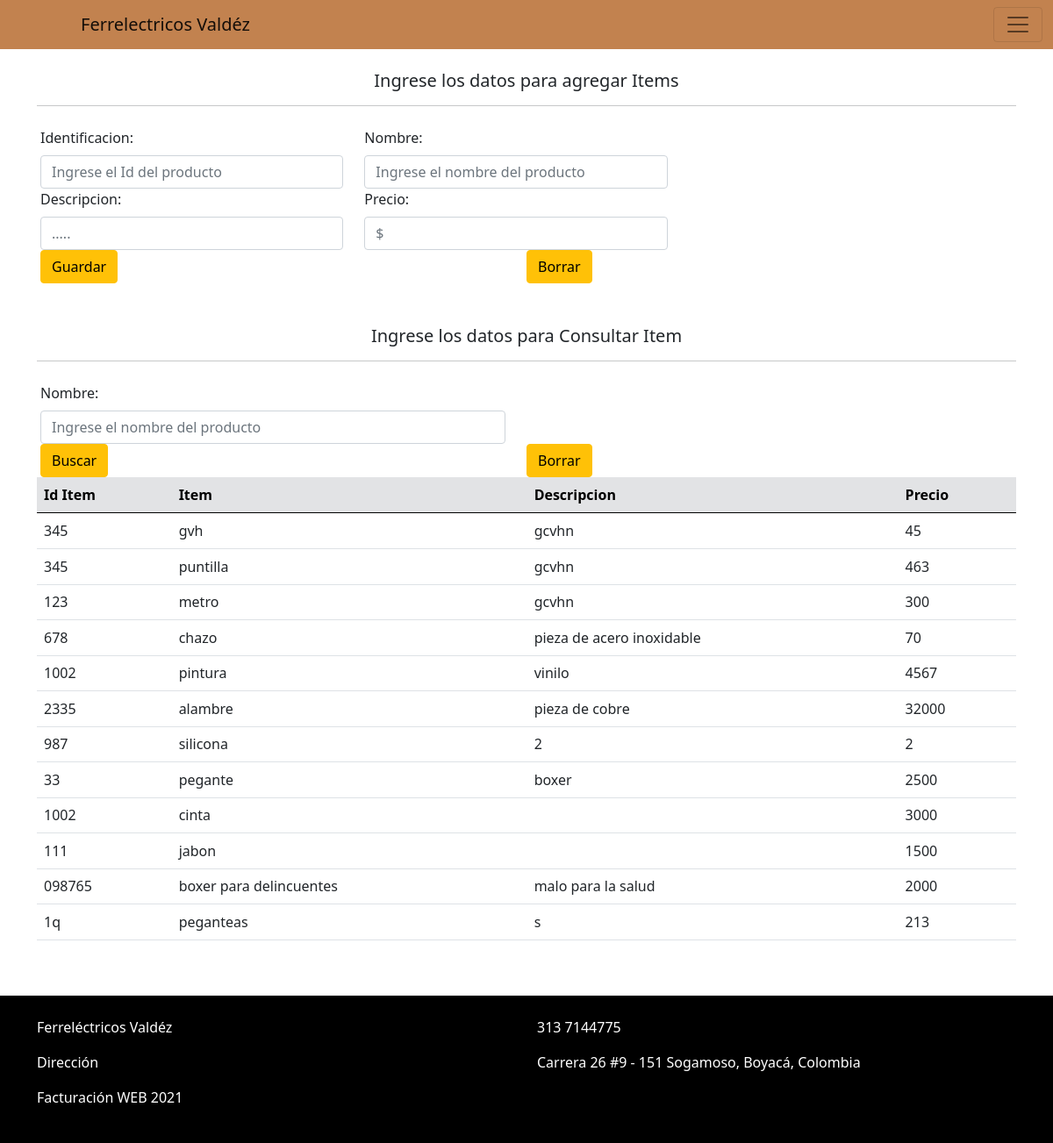
Page /item.php (signed in) on the committed database.
### tables this page shows
CREATE TABLE IF NOT EXISTS `item` (
  `Id` varchar(12) NOT NULL,
  `nombre` varchar(30) NOT NULL,
  `descripcion` varchar(150) NOT NULL,
  `precio` int(10) NOT NULL
);

### item.php (the view, shortened to what this page needs)
<?php
    require 'database.php';
    if(isset($_SESSION['user_id'])){
        $records = $conn->prepare('SELECT id, usuario, password FROM users WHERE id = :id ');
        $records->bindParam(':id', $_SESSION['user_id']);
        $records->execute();
        $results = $records->fetch(PDO::FETCH_ASSOC);
        $user = null;
        if (count($results) > 0) {
            $user = $results;
        }
    }
?>
<!DOCTYPE html>
<html lang="en">
<head>
    <link href="https://cdn.jsdelivr.net/npm/bootstrap@5.1.0/dist/css/bootstrap.min.css" rel="stylesheet">
</head>
<body>
  <?php if(!empty($user)):?>
    <nav class="navbar navbar-light" style="background-color: #C2824F;">
        <div class="container-fluid">
          <a class="navbar-brand" href="index.php"style="margin-left: 80px;">Ferrelectricos Valdéz</a>
          <button class="navbar-toggler" type="button" data-bs-toggle="offcanvas" data-bs-target="#offcanvasNavbar" aria-controls="offcanvasNavbar">
            <span class="navbar-toggler-icon"></span>
          </button>
        </div>
      </nav>
      <br>
      <div class="container">
        <h5 style="text-align: center;">Ingrese los datos para agregar Items</h5>
        <hr>
        <br>
        <form class="row g-3 needs-validation" action="item.php" method="POST" novalidate>
          <div class="row">
            <div class="col-sm-4">
              <label for="id" class="form-label">Identificacion:</label>
              <input type="text" class="form-control" id="id" placeholder="Ingrese el Id del producto" name="id" aria-describedby="inputGroupPrepend2" required>
            </div>
            <div class="col-sm-4">
              <label for="nombre" class="form-label">Nombre:</label>
              <input type="text" class="form-control" id="nombre" placeholder="Ingrese el nombre del producto" name="nombre" aria-describedby="inputGroupPrepend2" required>
            </div>
          </div>
          <div class="row">
            <div class="col-sm-4">
                <label for="descripcion" class="form-label">Descripcion:</label>
                <input type="text" class="form-control" id="descripcion" name="descripcion" placeholder=".....">
            </div>
            <div class="col-sm-4">
              <label for="precio" class="form-label">Precio:</label>
              <input type="number" class="form-control" id="precio" name="precio" placeholder="$" required>
            </div>
          </div>
          <br>
          <div class="row">
            <div class="col-sm">
              <button class="btn btn-warning" type="submit" name="addItem_btn">Guardar</button>
            </div>
            <div class="col-sm">
              <button class="btn btn-warning" type="reset">Borrar</button>
            </div>
          </div>
        </form>
        <br>
    <br>
        <h5 style="text-align: center;">Ingrese los datos para Consultar Item</h5>
        <hr>
        <br>
        <form class="row g-3 needs-validation" action="item.php" method="POST" novalidate>
          <div class="row">
            <div class="col-sm-6">
              <label for="nombre" class="form-label">Nombre:</label>
              <input type="text" class="form-control" id="nombre" placeholder="Ingrese el nombre del producto" name="nombre" aria-describedby="inputGroupPrepend2">
            </div>
          </div>
          <div class="row">
            <div class="col-sm">
              <button class="btn btn-warning" type="submit" name="serchItem_btn">Buscar</button>
            </div>
            <div class="col-sm">
              <button class="btn btn-warning" type="reset">Borrar</button>
            </div>
          </div>
        </form>
        <table class="table caption-top">
      <thead class="table-secondary">
        <tr>
          <th scope="col"> Id Item </th>
          <th scope="col"> Item </th>
          <th scope="col"> Descripcion </th>
          <th scope="col"> Precio</th>
          </tr>
      </thead>
      <tbody>
        <?php
          require 'database.php';
          $nombre= ( empty($_POST['nombre']) ) ? NULL : $_POST['nombre'];
          if(!empty($nombre)){
            $consulta = $conn->query("SELECT * FROM item WHERE nombre LIKE '%$nombre%'");
            foreach($consulta as $result){
              echo "<tr>
              <td>".$result['Id']."</td>";
                  echo "<td>". $result['nombre']."</td>";
                  echo "<td>". $result['descripcion']."</td>";
                  echo "<td>". $result['precio']."</td>";
                  echo "<tr>";
            }
          }else{
            $consulta = $conn->query("SELECT * FROM item");
            foreach($consulta as $result){
              echo "<tr>
              <td>".$result['Id']."</td>";
                  echo "<td>". $result['nombre']."</td>";
                  echo "<td>". $result['descripcion']."</td>";
                  echo "<td>". $result['precio']."</td>";
                  echo "<tr>";
            }
          }
        ?>
      </tbody>
      </table>
      <br>
        </div>
</body>
<br>
<footer style="background-color: #000000;">
  <div class="container">
    <br>
    <div class="row">
        <div class="col-sm">
          <p style="color: white;">Ferreléctricos Valdéz</p>
        </div>
        <div class="col-sm">
          <p style="color: white;">313 7144775</p>
        </div>
    </div>
    <div class="row">
      <div class="col-sm">
        <p style="color: white;">Dirección</p>
      </div>
      <div class="col-sm">
        <p style="color: white;">Carrera 26 #9 - 151 Sogamoso, Boyacá, Colombia</p>
      </div>
    </div>
    <div class="row">
    <p style="color: white;">Facturación WEB 2021</p>
    </div>
    <br>
  </div>
</footer>
<?php endif; ?>
</html>

### rows in the picture
item: Id "345", nombre "gvh", descripcion "gcvhn", precio "45"
item: Id "345", nombre "puntilla", descripcion "gcvhn", precio "463"
item: Id "123", nombre "metro", descripcion "gcvhn", precio "300"
item: Id "678", nombre "chazo", descripcion "pieza de acero inoxidable", precio "70"
item: Id "1002", nombre "pintura", descripcion "vinilo", precio "4567"
item: Id "2335", nombre "alambre", descripcion "pieza de cobre", precio "32000"
item: Id "987", nombre "silicona", descripcion "2", precio "2"
item: Id "33", nombre "pegante", descripcion "boxer", precio "2500"
item: Id "1002", nombre "cinta", precio "3000"
item: Id "111", nombre "jabon", precio "1500"
item: Id "098765", nombre "boxer para delincuentes", descripcion "malo para la salud", precio "2000"
item: Id "1q", nombre "peganteas", descripcion "s", precio "213"
